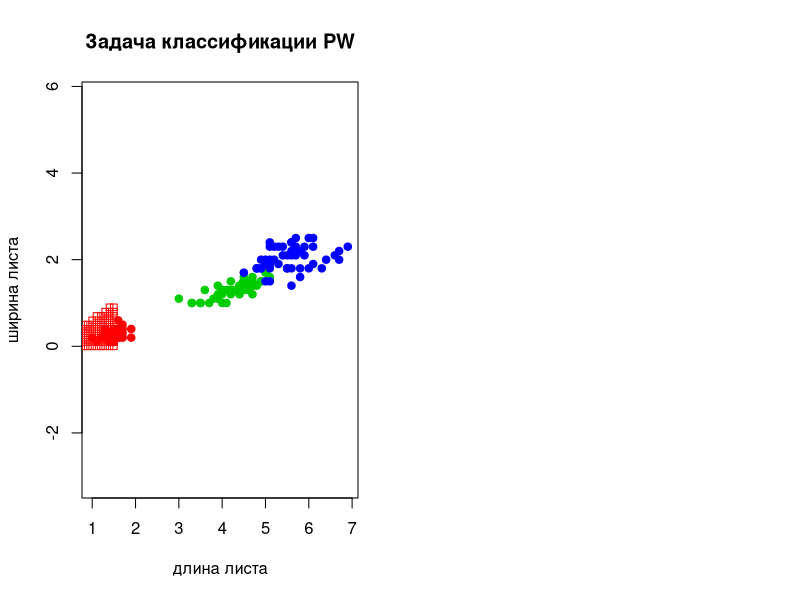

This chart was generated by the following R code: (Note: a time limit stopped this script after it produced the figure.)
#	Решение задачи классификации методом PW

euclidean_distance <- function(u, v){
  #	функция расстояния
  
  sqrt(sum((u - v)^2)) 
}


get_dist <- function(xl, z, metric_function = euclidean_distance){
  #	растояние
  
  l <- nrow(xl)	# размерность выборки по строкам     
  n <- ncol(xl) - 1 	# размерность выборки по столбцам
  distances <- rep(0,l) 
  
  for (i in 1:l)  
  {         
    distances[i] <- metric_function(xl[i, 1:n], z)	# расстояние от каждой точки до классифицируемой
  }  
  
  return (distances);
}


# Функции ядер

ker_gaus <- function(r){
  # гауссовское
  (2*pi)^(-0.5)*exp(-0.5*(r^2))
}

ker_rec <- function(r){
  # прямоугольное
  (0.5)*(abs(r)<= 1)
}

ker_triangle <- function(r){
  # треугольное
  (1-abs(r))*(abs(r) <= 1)
}

ker_kvar <- function(r){
  # квартическое
  (15/16)*(1-r^2)^2*(abs(r) <= 1)
}

ker_epanech <- function(r){
  # епанечниково
  (3/4)*(1-r^2)*(abs(r) <= 1)
}

pw <- function(distances, h, xl, ker_function) {	  
  #	возвращает класс объекта чаще всего встречающейся
  
  n <- ncol(xl)
  classes <- xl[,n] 
  table <- table(classes)
  table[1:length(table) ] <- 0
  for(i in 1:nrow(xl)){
    r <- distances[i]/h
    class_i <- xl[i,n]
    table[class_i] = table[class_i] + ker_function(r) 
  }
  if(max(table) != 0){
    class <- names(which.max(table)) 
    return (class)	  
  }
  return (0)
}


loo <- function(xl, ker_function) {
  #	функция возвращает массив средних ошибок
  
  l <- nrow(xl)
  n <- ncol(xl)
  value_h <- seq(0.1, 2, 0.1)
  Sum <- rep(0, length(value_h))
  for (i in 1:l){
    z <- xl[i, 1 : (n-1)]
    xl1 <- xl[-i,]
    distances <- get_dist(xl1, z)
    cnt <- 1
    for(h in value_h){
      class <- pw(distances, h, xl1, ker_function)	
      if(xl[i, n] != class || class == 0) 
        Sum[cnt] <- Sum[cnt] + 1/l 	
      cnt <- cnt +1  
    }
  }
  return(Sum)
}


optimal <- function(loo){
  #	записывает в k индекс минимального значения массива
  h <- which.min(loo)
  return(h/10)
}


grafic <- function(xl, h, Sumerror, ker_function){
  par(mfrow = c(1, 2)) # рисуем график kwnn и loo вместе 
  
  colors <- c("setosa" = "red", "versicolor" = "green3", "virginica" = "blue") 
  plot(iris[ , 3:4], pch = 21, bg = colors[iris$Species], col = colors[iris$Species], main = "Задача классификации PW", xlab = "длина листа", ylab = "ширина листа", asp = 1) 
  
  OY<-c(seq(0.0, 3.0, 0.1)) # от 0 до 3 с шагом 0.1
  OX<-c(seq(0.0, 7.0, 0.1))
  
  for(i in OX){
    for(j in OY){
      z <- c(i, j)		
      distances <- get_dist(xl, z)
      class <- pw(distances, h, xl, ker_function)
      if(class != 0)
        points(z[1], z[2], pch = 22, col = colors[class], asp = 1) 
    }
  }
  
  h_int <- h*10
  plot(Sumerror, type = "l", bg = "blue", col = "blue",  main = "График зависимости LOO от h", xlab = "значение h", ylab = "значение LOO")
  points(h_int, Sumerror[which.min(Sumerror)], pch = 21, col = "red", bg = "red")
  txt <- paste("h = ", h, "\n", "Loo =", round(Sumerror[which.min(Sumerror)], 3))
  text(h_int, Sumerror[which.min(Sumerror)], labels = txt, pos = 3)
  
}

main <- function(ker_function){
  xl <- iris[ ,3:5] # выборка
  Sumerror <- loo(xl, ker_function)
  h <- optimal(Sumerror)
  grafic(xl, h, Sumerror, ker_function)
}

main(ker_kvar)
